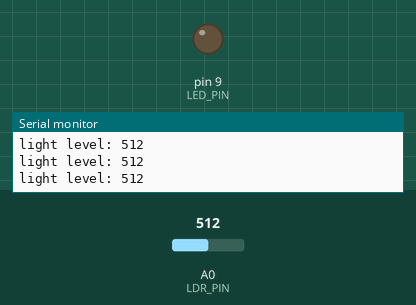
Recording of a sketch running on a simulated Arduino Nano, built with avr-gcc and run on an emulated ATmega328P. On the bench: output pins drawn as LEDs (lit = HIGH), the last lines printed to the serial monitor. The inputs (shaded band) are chosen by the test bench; at power-on: A0 (LDR_PIN) = 512.

Above: at 1.3 s.
1.4 s: A0 (LDR_PIN) set to 358
2.9 s: A0 (LDR_PIN) set to 338
At 3.16 s:
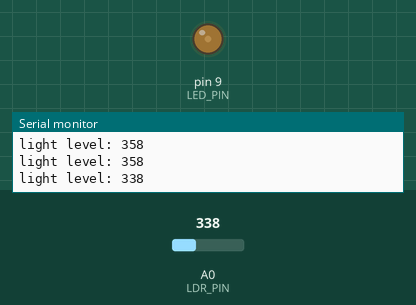
At 4.2 s:
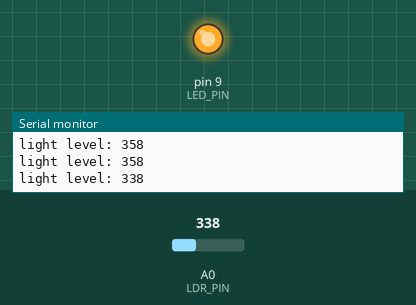
Timing chart, 0 to 5.9 s (numbered marks = the images above; inputs shaded):
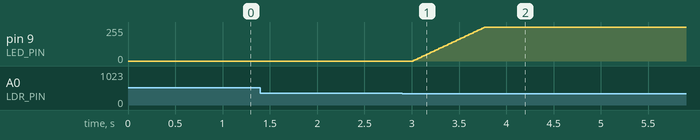

The sketch:

night_light.ino
```cpp
/*
  Light-Activated Night Light
  -----------------------------
  Reads an LDR voltage divider and switches an LED on at dusk, off at dawn,
  with hysteresis between the two thresholds to prevent flicker.
  Board: Arduino Nano.
*/

const uint8_t LDR_PIN = A0;
const uint8_t LED_PIN = 9; // PWM pin for fade-in

// Two separate thresholds create hysteresis: once dark, it must get
// noticeably brighter than the trigger point before switching back off.
const int DARK_THRESHOLD = 350;  // below this reading -> considered "dark"
const int LIGHT_THRESHOLD = 500; // above this reading -> considered "light"

bool lampOn = false;

void setup() {
  pinMode(LED_PIN, OUTPUT);
  Serial.begin(9600);
}

void loop() {
  int level = analogRead(LDR_PIN);
  Serial.print("light level: ");
  Serial.println(level);

  if (!lampOn && level < DARK_THRESHOLD) {
    lampOn = true;
    fadeIn();
  } else if (lampOn && level > LIGHT_THRESHOLD) {
    lampOn = false;
    analogWrite(LED_PIN, 0);
  }
  // Between the two thresholds: intentionally do nothing, hold current state.

  delay(500); // ambient light changes slowly; no need to poll faster
}

// Ramps brightness up gradually instead of snapping straight to full on.
void fadeIn() {
  for (int duty = 0; duty <= 255; duty += 5) {
    analogWrite(LED_PIN, duty);
    delay(15);
  }
}
```

Measured:
- the behaviour switches between 350 and 349 on A0 (LDR_PIN) (found by bisection; images 0 and 1)
- after the input at 2.9 s, pin 9 (LED_PIN): moves from 0/255 to 255/255 over 0.75 s, starting after 0.12 s
